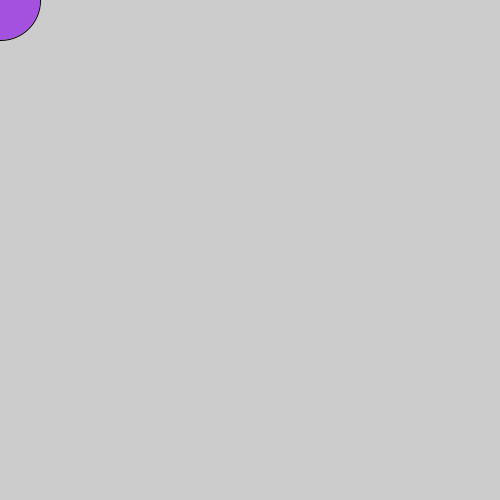
Frame 1 (no input)
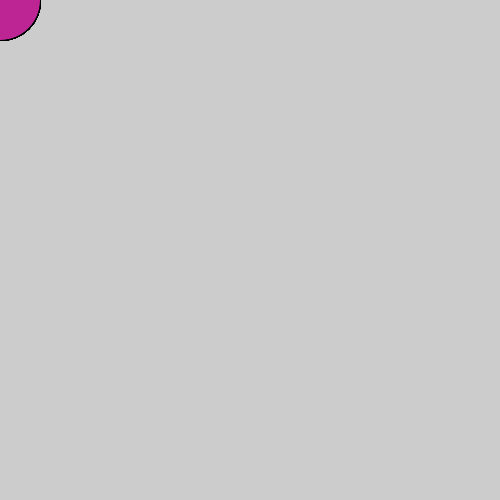
Frame 60 (the mouse pressed at the canvas centre just before this capture)
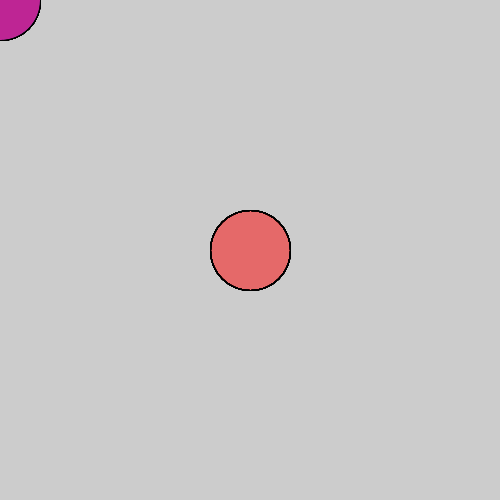
Frame 120 (the mouse held since frame 60 and released just before this capture)

The Processing sketch that drew these frames (run headless with seeded random() and noise(); from frame 60 on, the mouse is pressed at the canvas centre):

// Processing sketch: processing_134153
// ── processing_134153.pde

void setup() {
  size(500, 500);
}

void draw() {
  if (mousePressed) {
    fill(mouseX,random(8),random(7),random(6));
  } else {
    fill(random(254),random(315),random(235));
  }
  ellipse(mouseX, mouseY, 80, 80);
}
